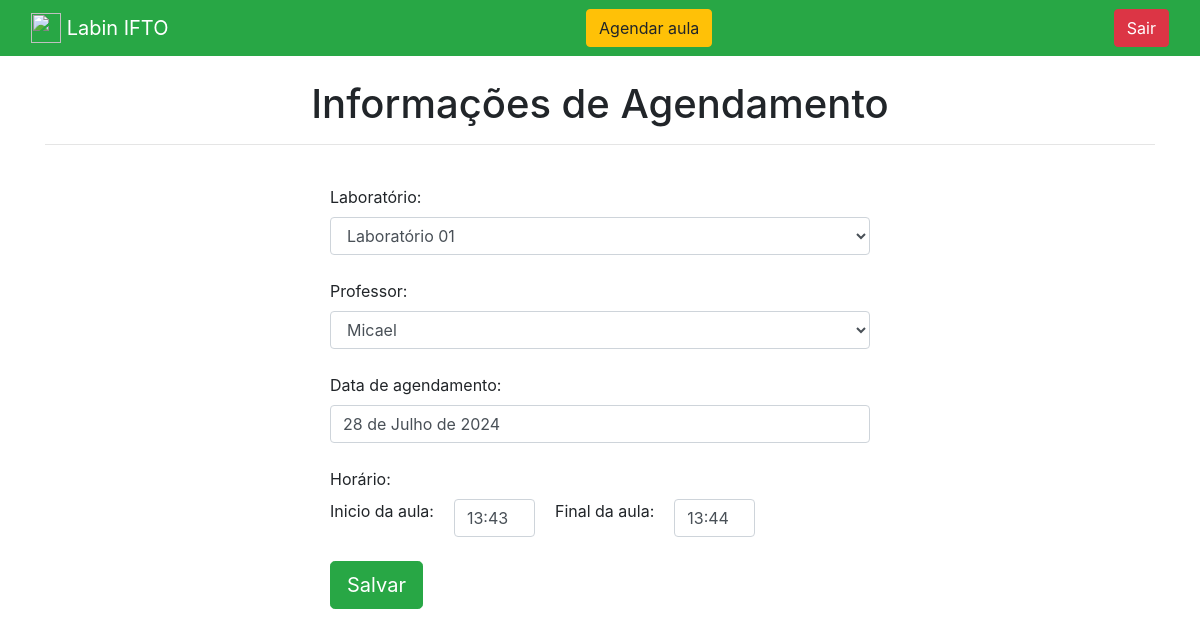
The page /agendamento/ver_agendamento/15 (signed in) on the database its author committed.
### agendamento/models.py (models this page shows, shortened)
class Agendamentos(models.Model):
    professor = models.ForeignKey(Professores, on_delete=models.DO_NOTHING)
    laboratorio = models.ForeignKey(Laboratorios, on_delete=models.DO_NOTHING)
    data_agendamento = models.DateField()
    horario_inicio = models.TimeField()
    horario_fim = models.TimeField()
    class Meta:
        verbose_name = 'Agendamento'

### agendamento/views.py (the view)
# urls.py: path('ver_agendamento/<int:id>', views.ver_agendamento, name= 'ver_agendamento'),
def ver_agendamento(request, id):
    if request.session.get('usuario'):
        agendamento = Agendamentos.objects.get(id = id)
        laboratorio = Laboratorios.objects.all()
        professor = Professores.objects.all()
        form = AgendamentoAula()
        return render(request, 'ver_agendamento.html', {'agendamento': agendamento,
                                                        'laboratorio': laboratorio,
                                                        'professor': professor,
                                                        'usuario_logado': request.session.get('usuario'),
                                                        'form': form})
    return redirect('/auth/login/?status=2')

### agendamento/forms.py
class AgendamentoAula(forms.ModelForm):
    class Meta:
        model = Agendamentos
        fields = "__all__"
    def __init__(self, *args, **kwargs):
        super().__init__(*args, **kwargs)

### agendamento/models.py (called while the page is built)
    def __str__(self) -> str:
        return self.nome

    def __str__(self) -> str:
        return self.nome

### agendamento/templates/ver_agendamento.html (shortened to what this page needs)
{% extends "base.html" %}
{% block 'conteudo' %}
    <div class="container">
        <br>
        <h1 style="text-align: center;">Informações de Agendamento</h1>
        <hr>
        <br>
        <div class="row">
            <div class="col-md-3">
            </div>
            <div class="col-md">
                <form action="#" method="POST">
                    <label>Laboratório:</label>
                    <br>
                    <select class="form-control" name="laboratorio">
                        {% for i in laboratorio %}
                            {% if agendamento.laboratorio.nome == i.nome %}
                                <option selected>{{i}}</option>
                            {% else %}
                                <option >{{i}}</option>
                            {% endif %}
                        {% endfor %}
                    </select>
                    <br>
                    <label>Professor:</label>
                    <br>
                        <select class="form-control" name="professor">
                            {% for i in professor %}
                                {% if agendamento.professor.nome == i.nome %}
                                <option selected>{{i}}</option>
                                {% else %}
                                    <option>{{i}}</option>
                                {% endif %}
                            {% endfor %}
                        </select>
                    <br>
                    <label>Data de agendamento:</label>
                    <input class="form-control" type="text" value="{{agendamento.data_agendamento}}">
                    <br>
                    <label>Horário:</label>
                    <div style="display: flex;">
                        <label>Inicio da aula: </label>
                        <input style="width: 15%; margin: 0 20px;" class="form-control" type="text" value="{{agendamento.horario_inicio}}">
                        <label>Final da aula: </label>
                        <input style="width: 15%; margin: 0 20px;" class="form-control" type="text" value="{{agendamento.horario_fim}}">
                    </div>
                    <br>
                    <input type="submit" class="btn btn-success btn-lg" value="Salvar">
                </form>
            </div>
            <div class="col-md-3">
            </div>
        </div>
    </div>
{% endblock  %}

### rows shown on the page
Agendamentos: data_agendamento "28 de Julho de 2024", horario_inicio "13:43", horario_fim "13:44"

### other values the page prints
form field laboratorio "Laboratório 01"
form field professor "Micael"
